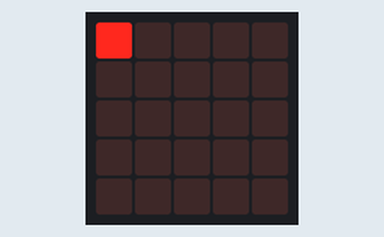
Bench run of a program on a simulated BBC micro:bit (MakeCode). Parts: the board's 5×5 LED display.

Above: at 0.2 s.
At 0.8 s:
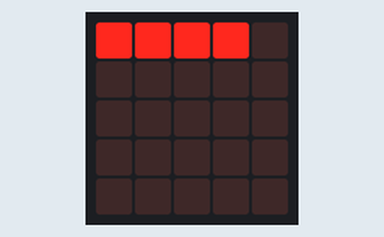
At 1.4 s:
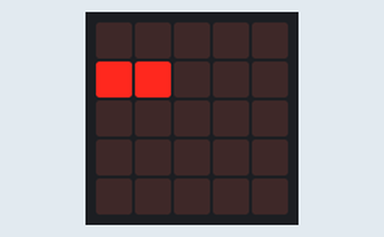
At 2.8 s:
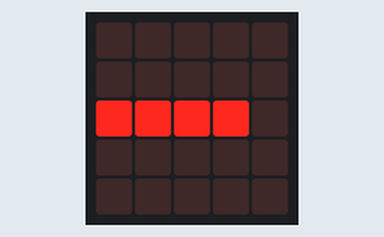
At 4.2 s:
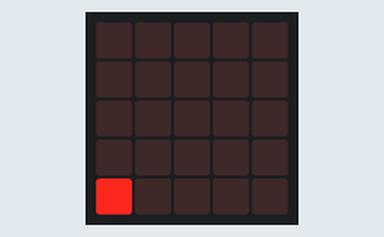
At 5.42 s:
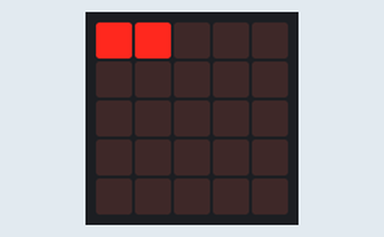

Measured:
- by itself, everything shown: repeats every 5.0 s, in 30 steps

The program:

main.ts
```typescript
let x = [
0,
1,
2,
3,
4
]
let y = [
0,
1,
2,
3,
4
]
basic.forever(function () {
    for (let j = 0; j <= 4; j++) {
        for (let i = 0; i <= 4; i++) {
            basic.pause(100)
            led.plot(x[i], y[j])
            basic.pause(100)
        }
        for (let i = 0; i <= 4; i++) {
            led.unplot(x[i], y[j])
        }
    }
})
```

test.ts
```typescript
// 在此处测试；当此软件包作为插件使用时，将不会编译此软件包。
```
